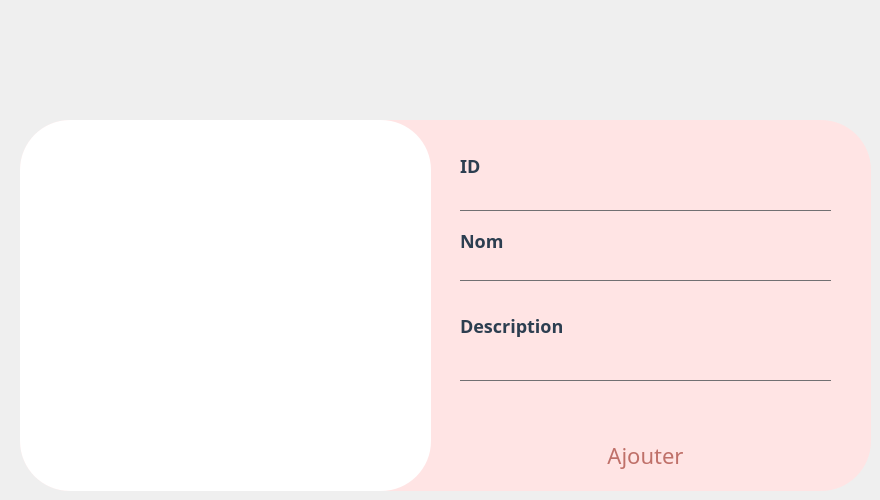
      <widget class="QWidget" name="tab_14">
       <attribute name="title">
        <string>Nouvelle catégorie</string>
       </attribute>
       <widget class="QFrame" name="frame_7">
        <property name="geometry">
         <rect>
          <x>20</x>
          <y>120</y>
          <width>851</width>
          <height>371</height>
         </rect>
        </property>
        <property name="styleSheet">
         <string notr="true">QFrame{
border-radius:50px;

background-color: rgb(255, 228, 228);
}

QLabel{
color: #2C3E50;
font-size:18px;
font:bold;
font-family : century gothic;
}

QLineEdit{
background:transparent;
border:none;
color:#717072;
border-bottom:1px solid #717072;
}

QPushButton{
font-size:22px;
font-family:century gothic;
background:transparent;
border-radius:60px;
color:#BF7069;
border-radius:15px;
/*border:1px solid #BF7069;*/
}
QPushButton:hover{
color:#931A43;
/*background:#801414;*/
background:rgb(255, 228, 228);
border-radius:15px;
}</string>
        </property>
        <property name="frameShape">
         <enum>QFrame::StyledPanel</enum>
        </property>
        <property name="frameShadow">
         <enum>QFrame::Raised</enum>
        </property>
        <widget class="QLabel" name="gif_don_2">
         <property name="geometry">
          <rect>
           <x>0</x>
           <y>0</y>
           <width>411</width>
           <height>371</height>
          </rect>
         </property>
         <property name="autoFillBackground">
          <bool>false</bool>
         </property>
         <property name="styleSheet">
          <string notr="true">background-color:#fff;
border-radius:50px;
</string>
         </property>
         <property name="text">
          <string/>
         </property>
         <property name="scaledContents">
          <bool>false</bool>
         </property>
         <property name="alignment">
          <set>Qt::AlignCenter</set>
         </property>
         <property name="wordWrap">
          <bool>false</bool>
         </property>
        </widget>
        <widget class="QLineEdit" name="lineEdit_id_ca">
         <property name="geometry">
          <rect>
           <x>440</x>
           <y>60</y>
           <width>371</width>
           <height>31</height>
          </rect>
         </property>
         <property name="placeholderText">
          <string/>
         </property>
        </widget>
        <widget class="QLabel" name="label_63">
         <property name="geometry">
          <rect>
           <x>440</x>
           <y>30</y>
           <width>101</width>
           <height>31</height>
          </rect>
         </property>
         <property name="text">
          <string>ID</string>
         </property>
        </widget>
        <widget class="QLabel" name="label_64">
         <property name="geometry">
          <rect>
           <x>440</x>
           <y>110</y>
           <width>91</width>
           <height>21</height>
          </rect>
         </property>
         <property name="text">
          <string>Nom</string>
         </property>
        </widget>
        <widget class="QLineEdit" name="lineEdit_nom_ca">
         <property name="geometry">
          <rect>
           <x>440</x>
           <y>130</y>
           <width>371</width>
           <height>31</height>
          </rect>
         </property>
        </widget>
        <widget class="QLabel" name="label_65">
         <property name="geometry">
          <rect>
           <x>440</x>
           <y>190</y>
           <width>121</width>
           <height>31</height>
          </rect>
         </property>
         <property name="text">
          <string>Description</string>
         </property>
        </widget>
        <widget class="QLineEdit" name="lineEdit_description_ca">
         <property name="geometry">
          <rect>
           <x>440</x>
           <y>210</y>
           <width>371</width>
           <height>51</height>
          </rect>
         </property>
        </widget>
        <widget class="QPushButton" name="pushButton_ajouter_c">
         <property name="geometry">
          <rect>
           <x>440</x>
           <y>310</y>
           <width>371</width>
           <height>51</height>
          </rect>
         </property>
         <property name="text">
          <string>Ajouter</string>
         </property>
        </widget>
       </widget>
      </widget>
